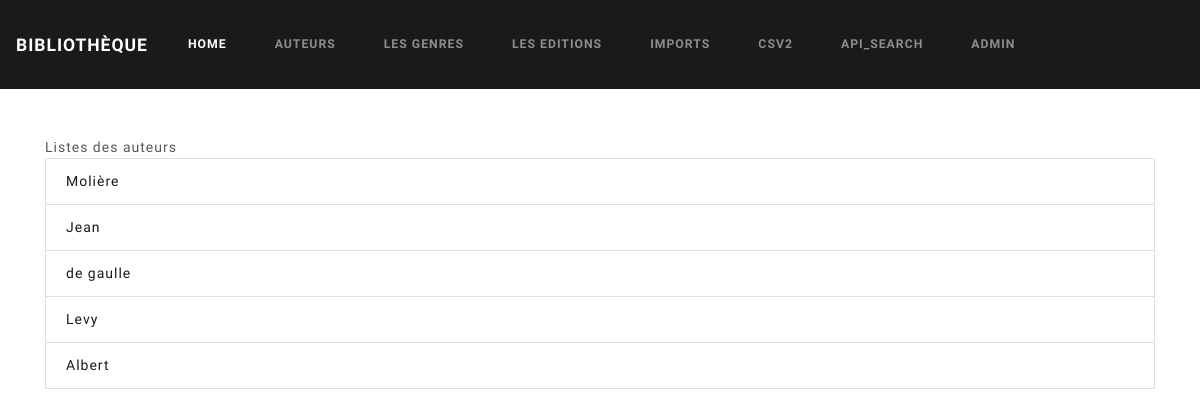
/biblio/authors/, run on an earlier commit of the app's database.
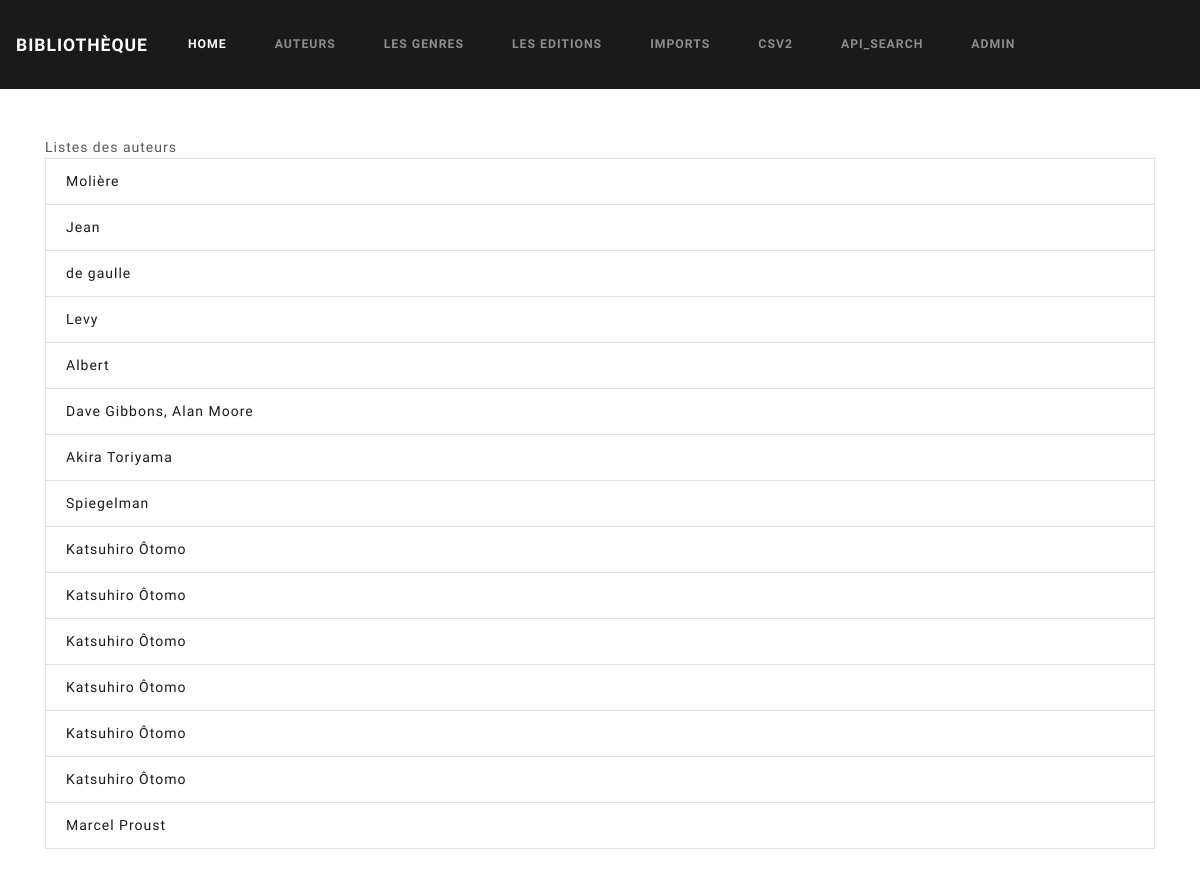
And on a later commit of the database.
### biblio/models.py (models this page shows, shortened)
class Auteur(models.Model):
    nom = models.CharField(max_length=200)
    prenom = models.CharField(max_length=200)

### biblio/views.py (the view)
# urls.py: path('authors/', views.authors, name="authors"),
def authors(request):
    authors = Auteur.objects.all()
    return render(request, 'biblio/authors.html', {'authors':authors})

### biblio/templates/biblio/authors.html
{% extends "base.html" %}
{% block body %}
    <div class="container">
        <div class="row my-5">
            <div class="col-12">
                Listes des auteurs
            </div>
            <div class="col-12">
                {% if authors %}
                <ul class="list-group">
                    {% for author in authors %}
                    <li class="list-group-item"><a href="{% url 'biblio:author_detail' author.id %}">{{ author.nom}}</a></li>
                    {% endfor %}
                </ul>
                {% else %}
                <p>Author are no available.</p>
                {% endif %}
            </div>
        </div>
    </div>
{% endblock %}

What changed in the data, as far as the page shows it:
added Auteur: nom "Dave Gibbons, Alan Moore"
added Auteur: nom "Akira Toriyama"
added Auteur: nom "Spiegelman"
added Auteur: nom "Katsuhiro Ôtomo"
added Auteur: nom "Katsuhiro Ôtomo"
added Auteur: nom "Katsuhiro Ôtomo"
added Auteur: nom "Katsuhiro Ôtomo"
added Auteur: nom "Katsuhiro Ôtomo"
added Auteur: nom "Katsuhiro Ôtomo"
added Auteur: nom "Marcel Proust"
